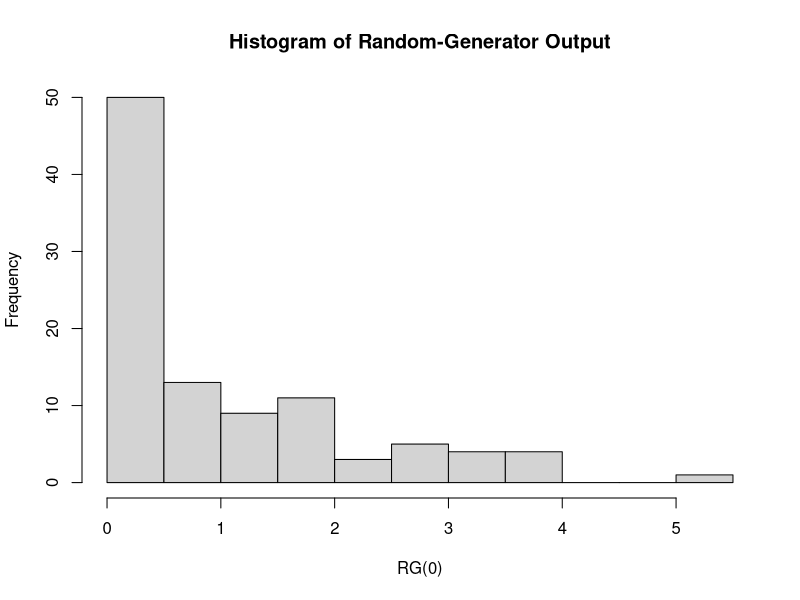
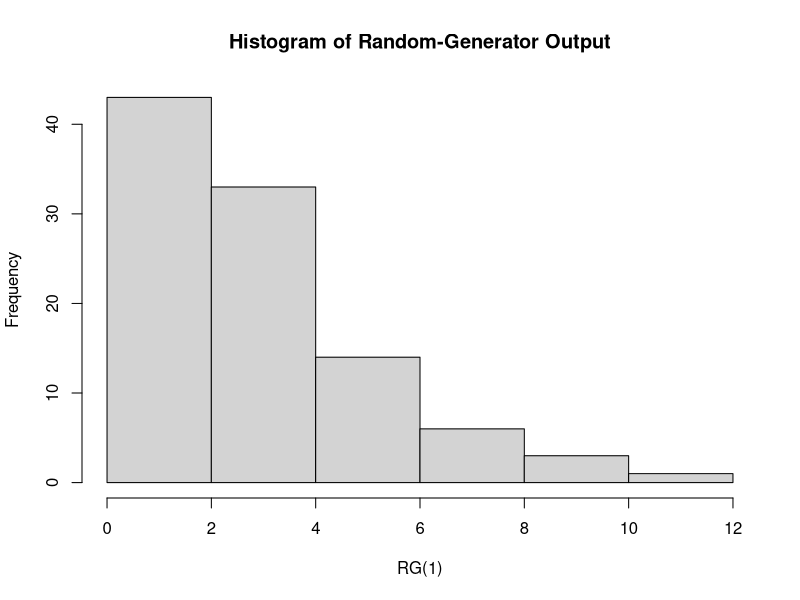
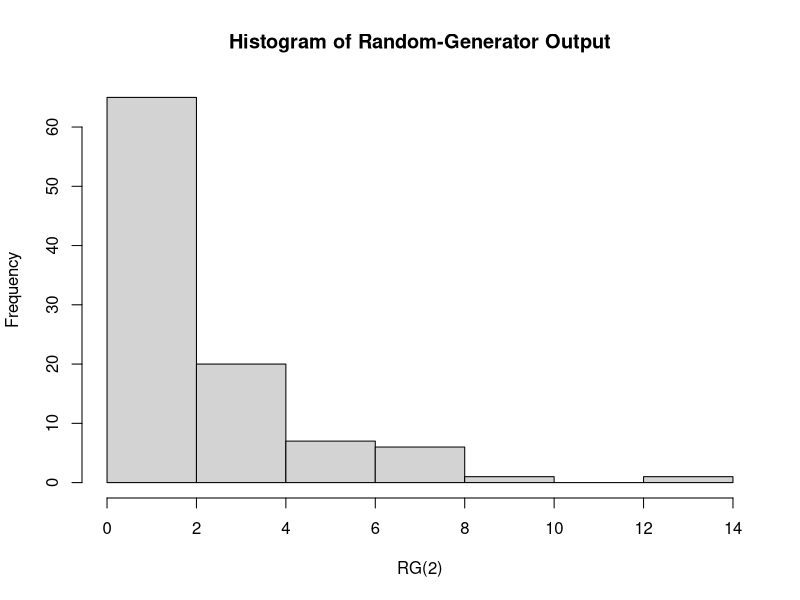
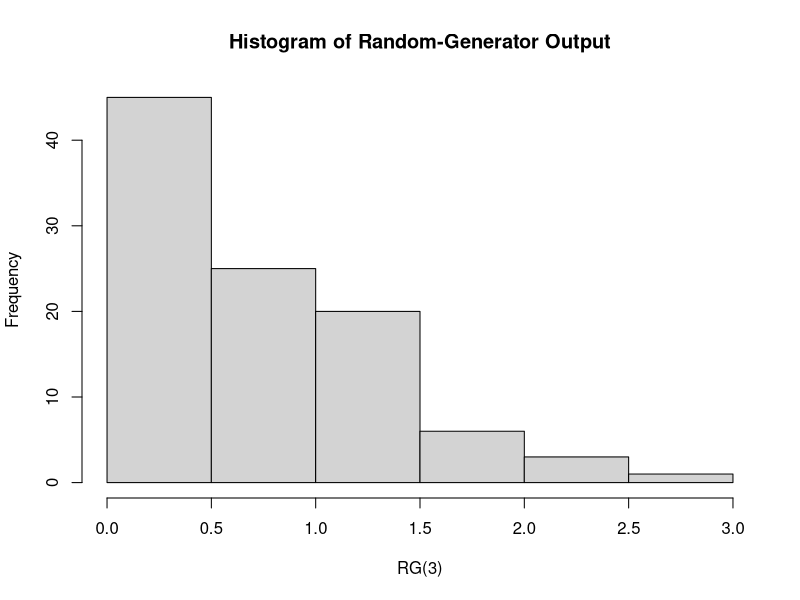
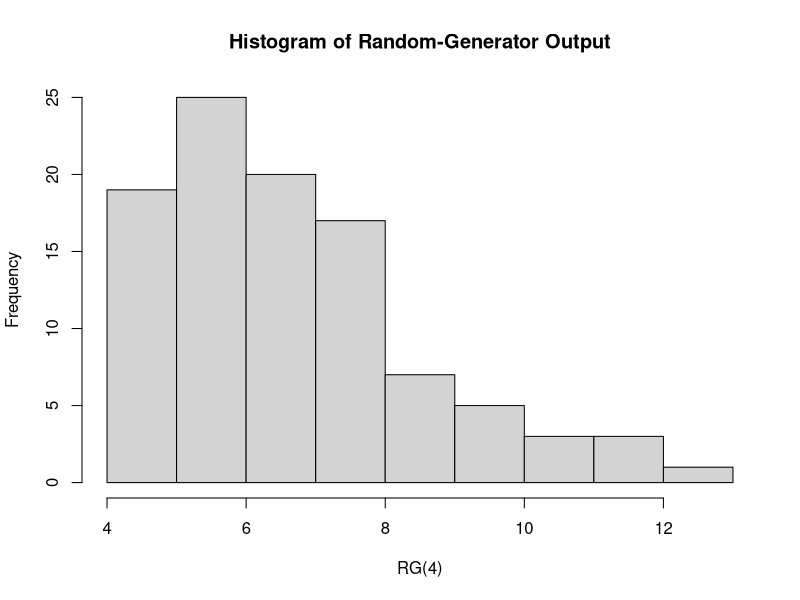

The R script that drew these images, in order:
#Let's use rchisq to do some random sampling
RG = function(N)
{
	if (N == 0){
		X_arr = rchisq(100, 1) #GAM(2,1/2)
		return (X_arr)
	}
	if (N == 1){
		X_arr = rchisq(100,1) + rchisq(100,1) + rchisq(100,1) #Chi-Squared(df=3)
		return (X_arr)
	}
	if (N == 2){
		X_arr = rchisq(100,1) + rchisq(100,1) #EXP(1/2)
		return (X_arr)
	}
	if (N == 3){
		X_arr = sqrt(rchisq(100,1)) #N(0,1)
		return (X_arr)
	}
	if (N == 4){
		X_arr = 4 + 3*sqrt(rchisq(100,1)) #N(4,9)
		return (X_arr)
	}
	return (c(1:100))
}
N = 0
hist(	RG(N),
	main="Histogram of Random-Generator Output",
	xlab="RG(0)")
N = 1
hist(	RG(N),
	main="Histogram of Random-Generator Output",
	xlab="RG(1)")
N = 2
hist(	RG(N),
	main="Histogram of Random-Generator Output",
	xlab="RG(2)")
N = 3
hist(	RG(N),
	main="Histogram of Random-Generator Output",
	xlab="RG(3)")
N = 4
hist(	RG(N),
	main="Histogram of Random-Generator Output",
	xlab="RG(4)")
	